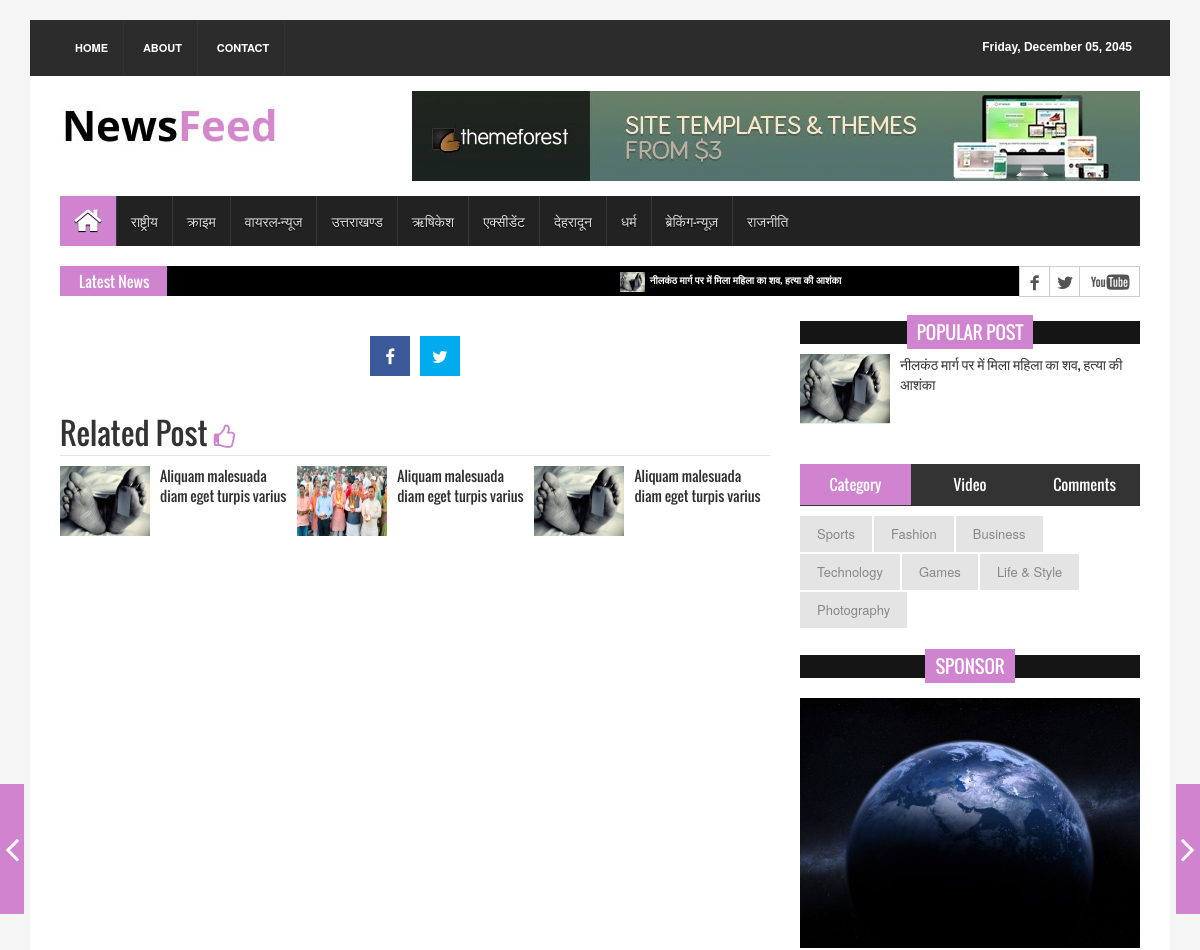
The page /6 (upper part) on the database as committed earlier.
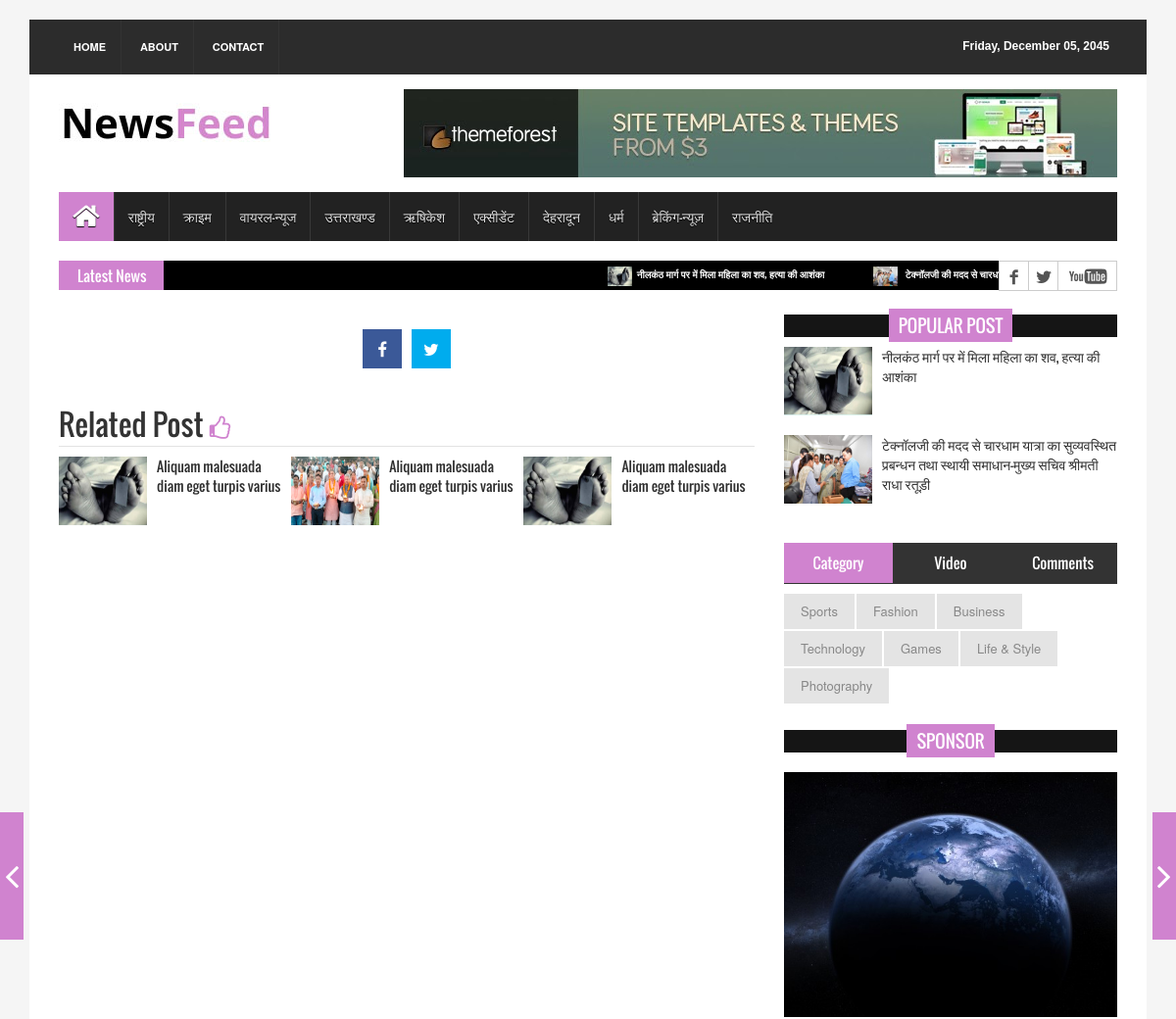
The same page on the database as committed later.
### tables this page shows
CREATE TABLE `tbl_menu` (
  `id` int(11) NOT NULL,
  `title` varchar(50) NOT NULL,
  `url` varchar(50) NOT NULL,
  `is_submenu` enum('0','1') NOT NULL,
  `is_active` enum('1','0') NOT NULL
);

CREATE TABLE `tbl_news` (
  `id` int(11) NOT NULL,
  `title` varchar(200) NOT NULL,
  `description` text NOT NULL,
  `small_image_url` varchar(50) NOT NULL,
  `large_image_url` varchar(50) NOT NULL,
  `category` enum('1','2','3','4','5','6','7','8','9','10') NOT NULL,
  `is_active` enum('0','1') NOT NULL,
  `is_delete` enum('0','1') NOT NULL
);

### include/connection.php (called while the page is built, shortened)
<?php
class connect
{
	function runQuery($sql){
		$servername = "localhost";
		$username = "root";
		$password = "";
		$dbname = "khabar_uk";
		$conn = mysqli_connect($servername, $username, $password, $dbname);
		return mysqli_query($conn, $sql);
	}
}
?>

### include/classes.php (the view, shortened to what this page needs)
<?php require_once 'connection.php';
class admin
{
	function getMenus()
	{
		$sql = "CALL getMenus()";
		$ret = $this->query($sql);
		if(isset($_GET['tabId'])){
			$tabClickId = $_GET['tabId'];
		}else{
			$tabClickId = 0;
		}
		while($row = $this->fetcharray($ret)) {
			echo $tabClickId && $tabClickId == $row['id'] ? '<li class="active">' : '<li>';
			echo '<a href="' . $row['id'] . '">' . $row['title'] . '</a>';
			echo '</li>';
		}
	}
	function getLatestNews()
	{
		$latestNewsCatagory = 2;
		$sql = "CALL getLatestNews(" . $latestNewsCatagory . ")";
		$ret = $this->query($sql);
		while($row = $this->fetcharray($ret)) {
		echo '<li>';
			echo '<a href="">';
				echo '<img src="assets/images/' . $row['large_image_url'] . '" alt="">';
				echo $row['title'];
				echo '</a>';
			echo '</li>';
		}
	}
	function getLatestPost($latestNewsCatagory)
	{
		$sql = "CALL getLatestNews(" . $latestNewsCatagory . ")";
		$ret = $this->query($sql);
		while($row = $this->fetcharray($ret)) {
			echo '<li>';
			echo '<div class="media">';
			echo '<a href="' . $row['id'] . '" class="media-left">';
			echo '<img src="assets/images/' . $row['large_image_url'] . '" alt="">';
			echo '</a>';
			echo '<div class="media-body">';
			echo '<a href="' . $row['id'] . '" class="catg_title">';
			echo $row['title'];
			echo '</a>';
			echo '</div>';
			echo '</div>';
			echo '</li>';
		}
	}
	function fetcharray($sql)
	{
	return mysqli_fetch_array($sql);
	}
	function query($sql)
	{
	$connect = new connect();
	return $connect->runQuery($sql);
	}
}
?>

Rows that differ between the two databases and show on the page:
added tbl_news: large_image_url (picture), title "टेक्नॉलजी की मदद से चारधाम…", title "टेक्नॉलजी की मदद से चारधाम यात्रा का सुव्यवस्थित प्रबन्धन तथा स्थायी समाधान-मुख्य सचिव श्रीमती राधा रतूड़ी"
